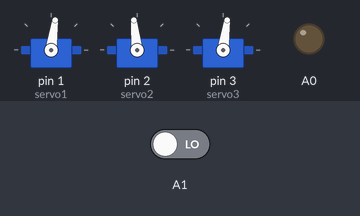
The sketch below on a simulated Arduino Uno, built with avr-gcc and run on an emulated ATmega328P. Shown: 3 × servo, output pins drawn as LEDs (lit = HIGH). The inputs (shaded band) are chosen by the test bench; at power-on: A1 LOW.

Above: at 1.5 s.
1.6 s: A1 driven HIGH
At 2.67 s:
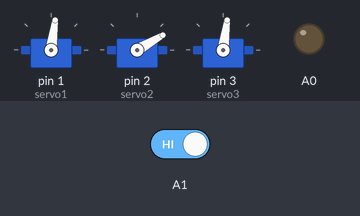
At 6.2 s:
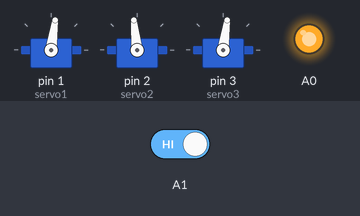
Timing chart, 0 to 9.3 s (numbered marks = the images above; inputs shaded):
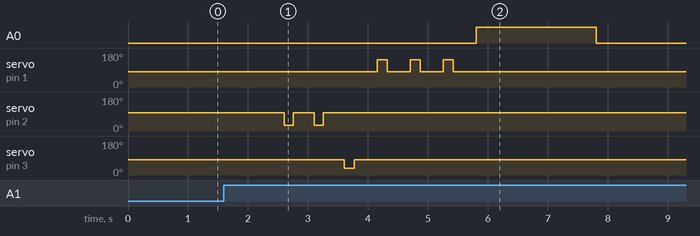

The sketch:

servo.ino
```cpp
#include <Servo.h>

Servo servo1;  // create servo object to control a servo
Servo servo2;
Servo servo3;

boolean flag = false;

void setup() {
  servo1.attach(1);  // attaches the servo on pin 9 to the servo object
  servo2.attach(2);
  servo3.attach(3);

  // read this pin to trigger motor
  pinMode(A1, INPUT);

  // camera
  pinMode(A0, OUTPUT);
  digitalWrite(A0, LOW);

  resetMotor();
}

void loop() {
  delay(300);
  handleServo();
}

void handleServo() {
  int a1Val = digitalRead(A1);

  for (int i = 1; i <= 5; i++) {
    delay(200);
    a1Val = digitalRead(A1);
  }

  if (a1Val == 1) {
    flag = true;
  }

  if (flag) {

    pressPowerBtn();
    pressPowerBtn();
    pressPasswordBtn3();
    pressPasswordBtn1();

    digitalWrite(A0, HIGH);
    delay(2000);
    digitalWrite(A0, LOW);

    flag = false;
    delay(10000);
  }
}

void resetMotor() {
  // SERVO 2
  servo2.write(96);
  // lift up
  servo1.write(82);
  // lift up
  servo3.write(82);

}

void pressPowerBtn() {

  // SERVO 2
  servo2.write(96);

  // press down
  servo2.write(30);
  delay(150);

  servo2.write(96);
  delay(350);
}


void pressPasswordBtn1() {

  // SERVO 1

  // lift up
  servo1.write(82);

  // 3
  // bottom right default #149
  servo1.write(145);
  delay(170);

  // lift up
  servo1.write(82);
  delay(380);

  // 3
  // bottom right default #149
  servo1.write(145);
  delay(170);

  // lift up
  servo1.write(82);
  delay(380);

    // 3
  // bottom right default #149
  servo1.write(145);
  delay(170);

  // lift up
  servo1.write(82);
  delay(380);

//  // 9
//  // bottom left  default #35
//  servo1.write(50);
//  delay(150);
//
//  // lift up
//  servo1.write(82);
//  delay(600);

}


void pressPasswordBtn3() {

  // SERVO 3

  //  // lift up
  //  servo3.write(82);
  //
  //  // 7
  //  // bottom right default #149
  //  servo3.write(130);
  //  delay(150);

  // lift up
  servo3.write(82);

  // 1
  // bottom left  default #35
  servo3.write(37);
  delay(170);

  // lift up
  servo3.write(82);
  delay(380);

}
```

Measured:
- after the input at 1.6 s, A0: LOW → HIGH after 4.2 s, → LOW 2.0 s later; servo on pin 1 (servo1): alternates 145° for 0.17 s and 82° for 0.38 s, 6 changes in all, then stays 82°, starting after 2.6 s
